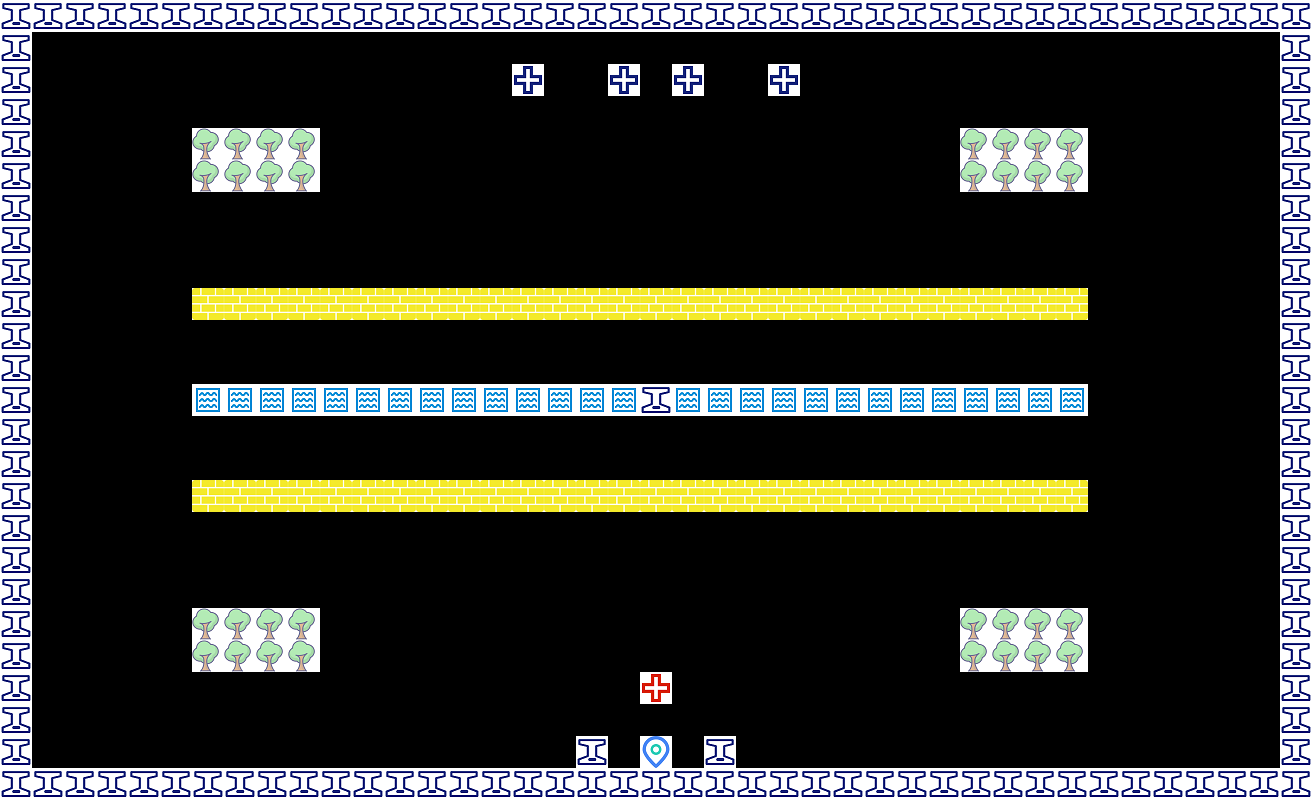

Rendered tile map (Tiled .tmx) drawn with the repository's tilesets; below, a short description and the full map source, tile grids included:
An orthogonal 41x25 tile map with 32x32 px tiles, 2 tile layers (layer__static_background, layer_dynamic_hidden), 7 tilesets and 1 object.

<map version="1.10" tiledversion="1.11.2" orientation="orthogonal" renderorder="right-down" width="41" height="25" tilewidth="32" tileheight="32" infinite="0" nextlayerid="6" nextobjectid="13">
 <editorsettings>
  <export target="map.json" format="json" />
 </editorsettings>
 <tileset firstgid="1" name="tileset_water" tilewidth="32" tileheight="32" tilecount="1" columns="1">
  <image source="water.png" width="32" height="32" />
 </tileset>
 <tileset firstgid="2" name="tileset_wall" tilewidth="32" tileheight="32" tilecount="1" columns="1">
  <image source="wall.png" width="32" height="32" />
 </tileset>
 <tileset firstgid="3" name="tileset_tree" tilewidth="32" tileheight="32" tilecount="1" columns="1">
  <image source="tree.png" width="32" height="32" />
 </tileset>
 <tileset firstgid="4" name="tileset_steelwall" tilewidth="32" tileheight="32" tilecount="1" columns="1">
  <image source="steelwall.png" width="32" height="32" />
  <tile id="0">
   <objectgroup draworder="index" id="2">
    <object id="1" x="0" y="0" width="32" height="32">
     <properties>
      <property name="collides" type="bool" value="true" />
     </properties>
    </object>
   </objectgroup>
  </tile>
 </tileset>
 <tileset firstgid="5" name="tileset_base" tilewidth="32" tileheight="32" tilecount="1" columns="1">
  <image source="base.png" width="32" height="32" />
 </tileset>
 <tileset firstgid="6" name="tileset_playerspawn" tilewidth="32" tileheight="32" tilecount="1" columns="1">
  <image source="playerspawn.png" width="32" height="32" />
 </tileset>
 <tileset firstgid="7" name="tileset_enemyspawn" tilewidth="32" tileheight="32" tilecount="1" columns="1">
  <image source="enemyspawn.png" width="32" height="32" />
 </tileset>
 <layer id="1" name="layer__static_background" width="41" height="25">
  <data encoding="csv">
4,4,4,4,4,4,4,4,4,4,4,4,4,4,4,4,4,4,4,4,4,4,4,4,4,4,4,4,4,4,4,4,4,4,4,4,4,4,4,4,4,
4,0,0,0,0,0,0,0,0,0,0,0,0,0,0,0,0,0,0,0,0,0,0,0,0,0,0,0,0,0,0,0,0,0,0,0,0,0,0,0,4,
4,0,0,0,0,0,0,0,0,0,0,0,0,0,0,0,7,0,0,7,0,7,0,0,7,0,0,0,0,0,0,0,0,0,0,0,0,0,0,0,4,
4,0,0,0,0,0,0,0,0,0,0,0,0,0,0,0,0,0,0,0,0,0,0,0,0,0,0,0,0,0,0,0,0,0,0,0,0,0,0,0,4,
4,0,0,0,0,0,3,3,3,3,0,0,0,0,0,0,0,0,0,0,0,0,0,0,0,0,0,0,0,0,3,3,3,3,0,0,0,0,0,0,4,
4,0,0,0,0,0,3,3,3,3,0,0,0,0,0,0,0,0,0,0,0,0,0,0,0,0,0,0,0,0,3,3,3,3,0,0,0,0,0,0,4,
4,0,0,0,0,0,0,0,0,0,0,0,0,0,0,0,0,0,0,0,0,0,0,0,0,0,0,0,0,0,0,0,0,0,0,0,0,0,0,0,4,
4,0,0,0,0,0,0,0,0,0,0,0,0,0,0,0,0,0,0,0,0,0,0,0,0,0,0,0,0,0,0,0,0,0,0,0,0,0,0,0,4,
4,0,0,0,0,0,0,0,0,0,0,0,0,0,0,0,0,0,0,0,0,0,0,0,0,0,0,0,0,0,0,0,0,0,0,0,0,0,0,0,4,
4,0,0,0,0,0,2,2,2,2,2,2,2,2,2,2,2,2,2,2,2,2,2,2,2,2,2,2,2,2,2,2,2,2,0,0,0,0,0,0,4,
4,0,0,0,0,0,0,0,0,0,0,0,0,0,0,0,0,0,0,0,0,0,0,0,0,0,0,0,0,0,0,0,0,0,0,0,0,0,0,0,4,
4,0,0,0,0,0,0,0,0,0,0,0,0,0,0,0,0,0,0,0,0,0,0,0,0,0,0,0,0,0,0,0,0,0,0,0,0,0,0,0,4,
4,0,0,0,0,0,1,1,1,1,1,1,1,1,1,1,1,1,1,1,4,1,1,1,1,1,1,1,1,1,1,1,1,1,0,0,0,0,0,0,4,
4,0,0,0,0,0,0,0,0,0,0,0,0,0,0,0,0,0,0,0,0,0,0,0,0,0,0,0,0,0,0,0,0,0,0,0,0,0,0,0,4,
4,0,0,0,0,0,0,0,0,0,0,0,0,0,0,0,0,0,0,0,0,0,0,0,0,0,0,0,0,0,0,0,0,0,0,0,0,0,0,0,4,
4,0,0,0,0,0,2,2,2,2,2,2,2,2,2,2,2,2,2,2,2,2,2,2,2,2,2,2,2,2,2,2,2,2,0,0,0,0,0,0,4,
4,0,0,0,0,0,0,0,0,0,0,0,0,0,0,0,0,0,0,0,0,0,0,0,0,0,0,0,0,0,0,0,0,0,0,0,0,0,0,0,4,
4,0,0,0,0,0,0,0,0,0,0,0,0,0,0,0,0,0,0,0,0,0,0,0,0,0,0,0,0,0,0,0,0,0,0,0,0,0,0,0,4,
4,0,0,0,0,0,0,0,0,0,0,0,0,0,0,0,0,0,0,0,0,0,0,0,0,0,0,0,0,0,0,0,0,0,0,0,0,0,0,0,4,
4,0,0,0,0,0,3,3,3,3,0,0,0,0,0,0,0,0,0,0,0,0,0,0,0,0,0,0,0,0,3,3,3,3,0,0,0,0,0,0,4,
4,0,0,0,0,0,3,3,3,3,0,0,0,0,0,0,0,0,0,0,0,0,0,0,0,0,0,0,0,0,3,3,3,3,0,0,0,0,0,0,4,
4,0,0,0,0,0,0,0,0,0,0,0,0,0,0,0,0,0,0,0,6,0,0,0,0,0,0,0,0,0,0,0,0,0,0,0,0,0,0,0,4,
4,0,0,0,0,0,0,0,0,0,0,0,0,0,0,0,0,0,0,0,0,0,0,0,0,0,0,0,0,0,0,0,0,0,0,0,0,0,0,0,4,
4,0,0,0,0,0,0,0,0,0,0,0,0,0,0,0,0,0,4,0,5,0,4,0,0,0,0,0,0,0,0,0,0,0,0,0,0,0,0,0,4,
4,4,4,4,4,4,4,4,4,4,4,4,4,4,4,4,4,4,4,4,4,4,4,4,4,4,4,4,4,4,4,4,4,4,4,4,4,4,4,4,4
</data>
 </layer>
 <layer id="2" name="layer_dynamic_hidden" width="41" height="25">
  <data encoding="csv">
0,0,0,0,0,0,0,0,0,0,0,0,0,0,0,0,0,0,0,0,0,0,0,0,0,0,0,0,0,0,0,0,0,0,0,0,0,0,0,0,0,
0,0,0,0,0,0,0,0,0,0,0,0,0,0,0,0,0,0,0,0,0,0,0,0,0,0,0,0,0,0,0,0,0,0,0,0,0,0,0,0,0,
0,0,0,0,0,0,0,0,0,0,0,0,0,0,0,0,0,0,0,0,0,0,0,0,0,0,0,0,0,0,0,0,0,0,0,0,0,0,0,0,0,
0,0,0,0,0,0,0,0,0,0,0,0,0,0,0,0,0,0,0,0,0,0,0,0,0,0,0,0,0,0,0,0,0,0,0,0,0,0,0,0,0,
0,0,0,0,0,0,0,0,0,0,0,0,0,0,0,0,0,0,0,0,0,0,0,0,0,0,0,0,0,0,0,0,0,0,0,0,0,0,0,0,0,
0,0,0,0,0,0,0,0,0,0,0,0,0,0,0,0,0,0,0,0,0,0,0,0,0,0,0,0,0,0,0,0,0,0,0,0,0,0,0,0,0,
0,0,0,0,0,0,0,0,0,0,0,0,0,0,0,0,0,0,0,0,0,0,0,0,0,0,0,0,0,0,0,0,0,0,0,0,0,0,0,0,0,
0,0,0,0,0,0,0,0,0,0,0,0,0,0,0,0,0,0,0,0,0,0,0,0,0,0,0,0,0,0,0,0,0,0,0,0,0,0,0,0,0,
0,0,0,0,0,0,0,0,0,0,0,0,0,0,0,0,0,0,0,0,0,0,0,0,0,0,0,0,0,0,0,0,0,0,0,0,0,0,0,0,0,
0,0,0,0,0,0,0,0,0,0,0,0,0,0,0,0,0,0,0,0,0,0,0,0,0,0,0,0,0,0,0,0,0,0,0,0,0,0,0,0,0,
0,0,0,0,0,0,0,0,0,0,0,0,0,0,0,0,0,0,0,0,0,0,0,0,0,0,0,0,0,0,0,0,0,0,0,0,0,0,0,0,0,
0,0,0,0,0,0,0,0,0,0,0,0,0,0,0,0,0,0,0,0,0,0,0,0,0,0,0,0,0,0,0,0,0,0,0,0,0,0,0,0,0,
0,0,0,0,0,0,0,0,0,0,0,0,0,0,0,0,0,0,0,0,0,0,0,0,0,0,0,0,0,0,0,0,0,0,0,0,0,0,0,0,0,
0,0,0,0,0,0,0,0,0,0,0,0,0,0,0,0,0,0,0,0,0,0,0,0,0,0,0,0,0,0,0,0,0,0,0,0,0,0,0,0,0,
0,0,0,0,0,0,0,0,0,0,0,0,0,0,0,0,0,0,0,0,0,0,0,0,0,0,0,0,0,0,0,0,0,0,0,0,0,0,0,0,0,
0,0,0,0,0,0,0,0,0,0,0,0,0,0,0,0,0,0,0,0,0,0,0,0,0,0,0,0,0,0,0,0,0,0,0,0,0,0,0,0,0,
0,0,0,0,0,0,0,0,0,0,0,0,0,0,0,0,0,0,0,0,0,0,0,0,0,0,0,0,0,0,0,0,0,0,0,0,0,0,0,0,0,
0,0,0,0,0,0,0,0,0,0,0,0,0,0,0,0,0,0,0,0,0,0,0,0,0,0,0,0,0,0,0,0,0,0,0,0,0,0,0,0,0,
0,0,0,0,0,0,0,0,0,0,0,0,0,0,0,0,0,0,0,0,0,0,0,0,0,0,0,0,0,0,0,0,0,0,0,0,0,0,0,0,0,
0,0,0,0,0,0,0,0,0,0,0,0,0,0,0,0,0,0,0,0,0,0,0,0,0,0,0,0,0,0,0,0,0,0,0,0,0,0,0,0,0,
0,0,0,0,0,0,0,0,0,0,0,0,0,0,0,0,0,0,0,0,0,0,0,0,0,0,0,0,0,0,0,0,0,0,0,0,0,0,0,0,0,
0,0,0,0,0,0,0,0,0,0,0,0,0,0,0,0,0,0,0,0,0,0,0,0,0,0,0,0,0,0,0,0,0,0,0,0,0,0,0,0,0,
0,0,0,0,0,0,0,0,0,0,0,0,0,0,0,0,0,0,0,0,0,0,0,0,0,0,0,0,0,0,0,0,0,0,0,0,0,0,0,0,0,
0,0,0,0,0,0,0,0,0,0,0,0,0,0,0,0,0,0,0,0,0,0,0,0,0,0,0,0,0,0,0,0,0,0,0,0,0,0,0,0,0,
0,0,0,0,0,0,0,0,0,0,0,0,0,0,0,0,0,0,0,0,0,0,0,0,0,0,0,0,0,0,0,0,0,0,0,0,0,0,0,0,0
</data>
 </layer>
</map>